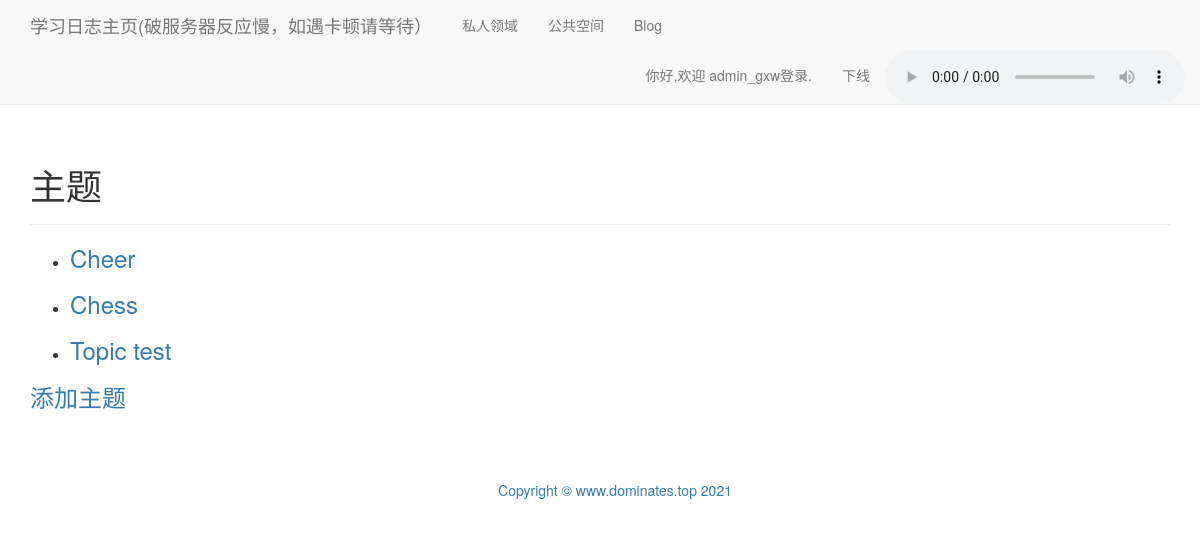
The page /topics/ (signed in) on the database as committed earlier.
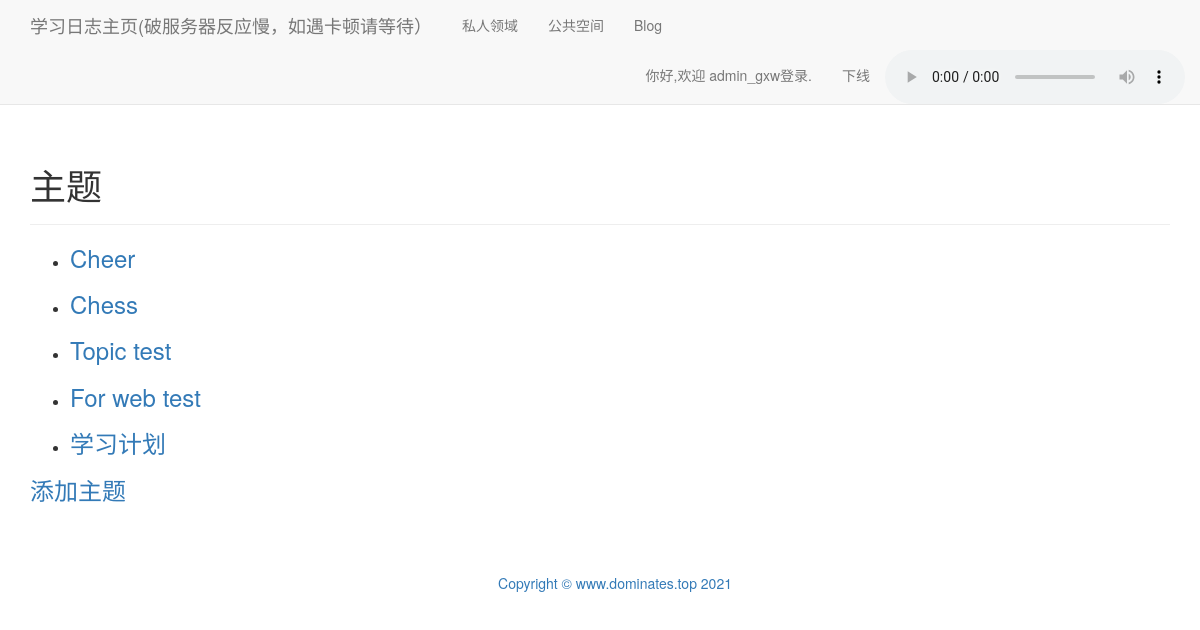
The same page on the database as committed later.
### learning_logs/models.py (models this page shows)
class Topic(models.Model):
    text = models.CharField(max_length=200)
    date_added = models.DateTimeField(auto_now_add=True)
    owner = models.ForeignKey(User, on_delete=models.CASCADE)
    def __str__(self):
        return self.text

### learning_logs/views.py (the view)
# urls.py: url(r'^topics/$', views.topics, name='topics'),
@login_required
def topics(request):
    topics = Topic.objects.filter(owner=request.user).order_by('date_added')
    context = {'topics': topics}
    return render(request, 'learning_logs/topics.html', context)

### learning_logs/templates/learning_logs/topics.html
{% extends "learning_logs/base.html" %}
  {% block header %}
<h1>主题</h1>
{% endblock header %}
{% block content %}
<ul>
{% for topic in topics %}
<li>
  <h3>
<a href="{% url 'learning_logs:topic' topic.id %}">{{ topic }}</a>
</h3>
</li>
{% empty %}
<li>你还没有添加主题呢，赶快添加一个吧。:)</li>
{% endfor %}
</ul>
  <h3><a href="{% url 'learning_logs:new_topic' %}">添加主题</h3>
{% endblock content %}

Rows that differ between the two databases and show on the page:
added Topic: text "For web test"
added Topic: text "学习计划"
